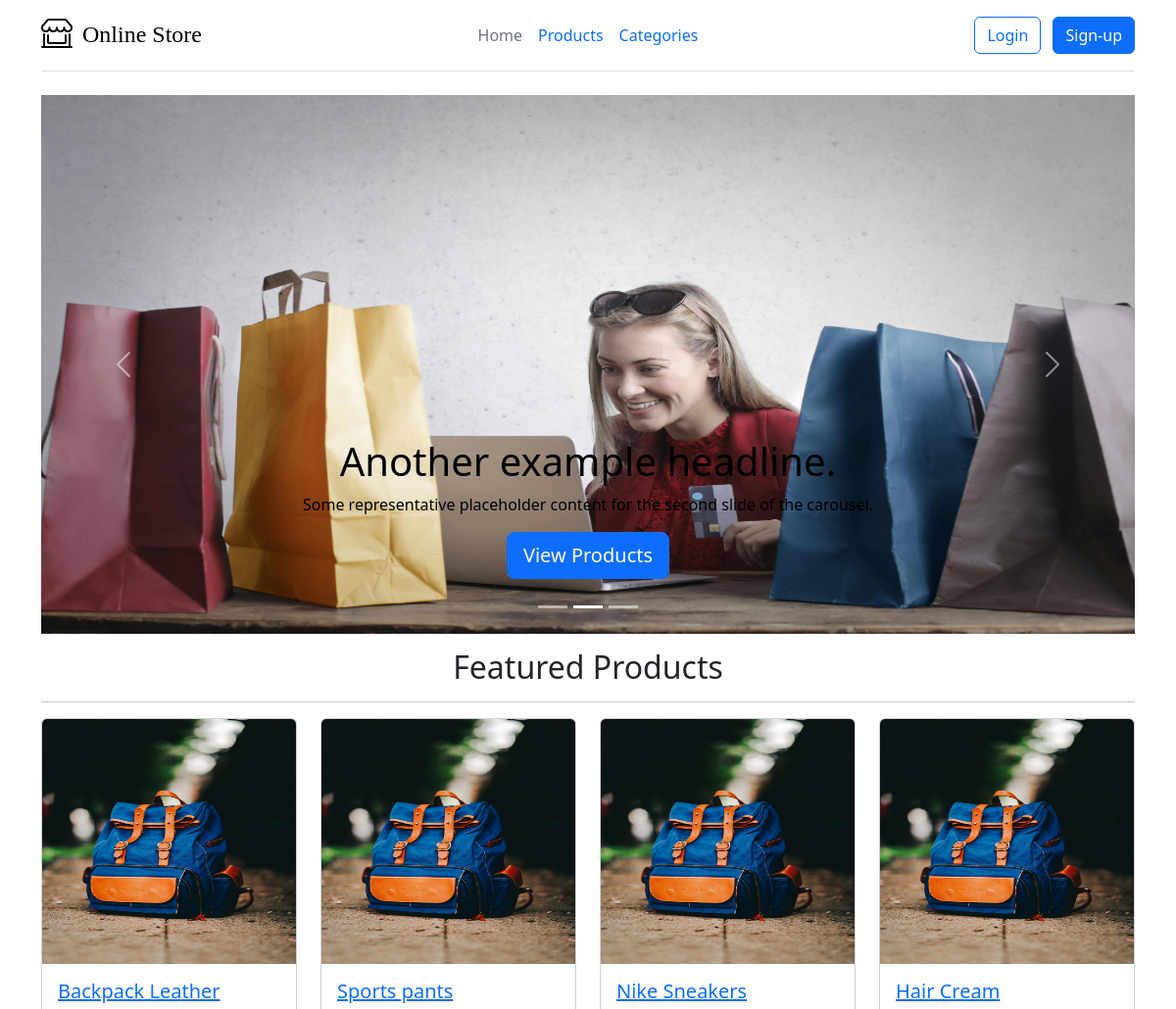
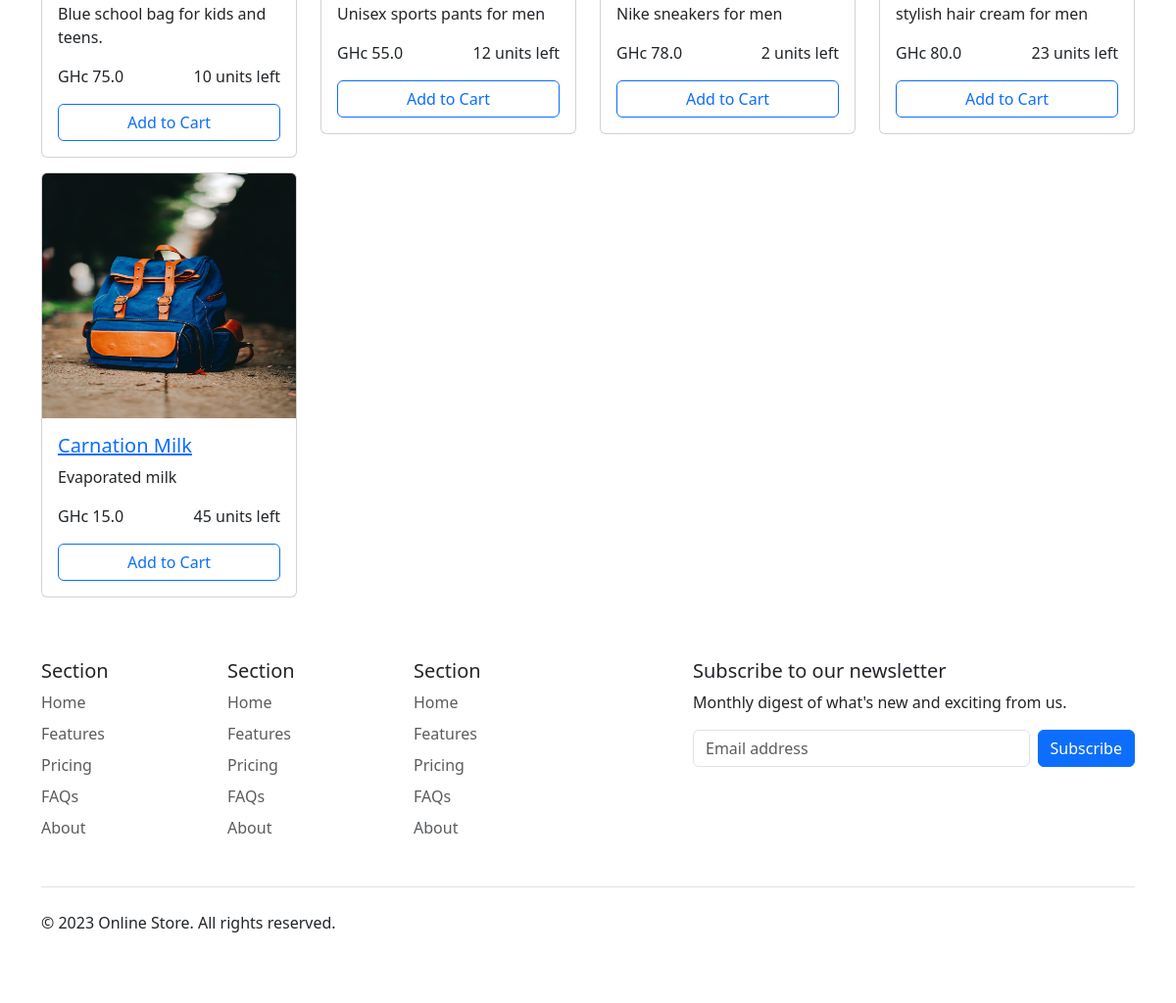
The app's page /, older data (2 pictures, top to bottom).
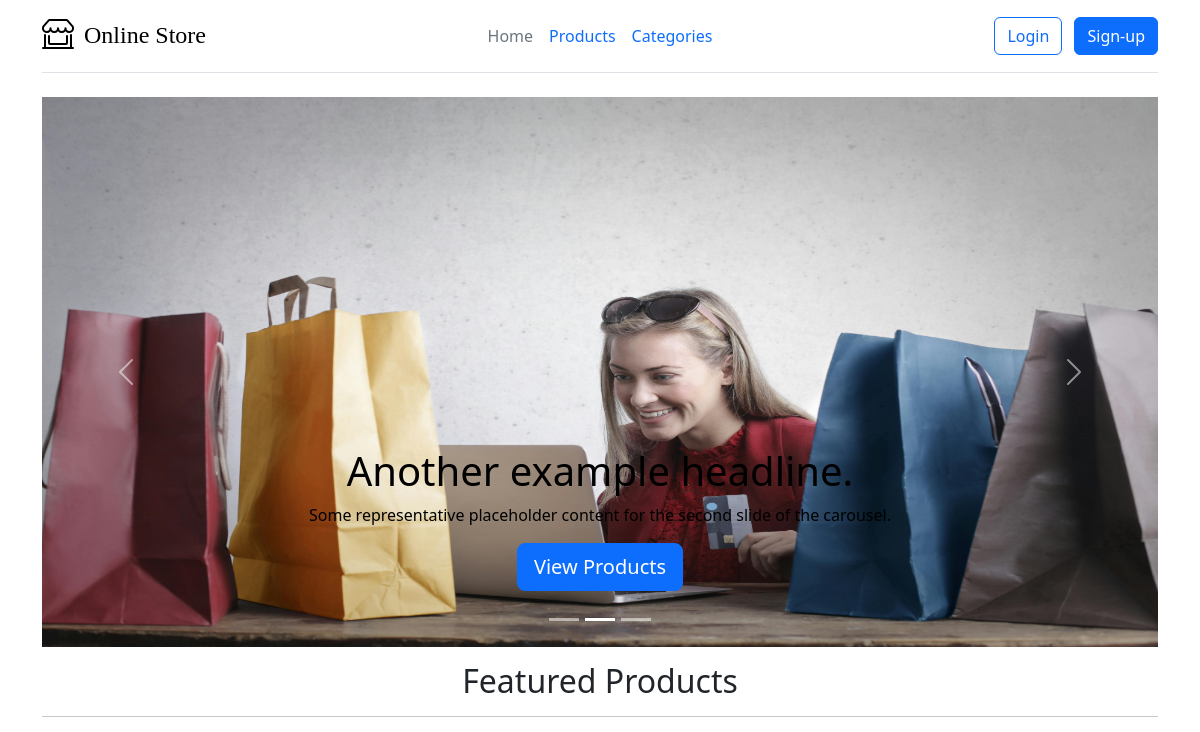
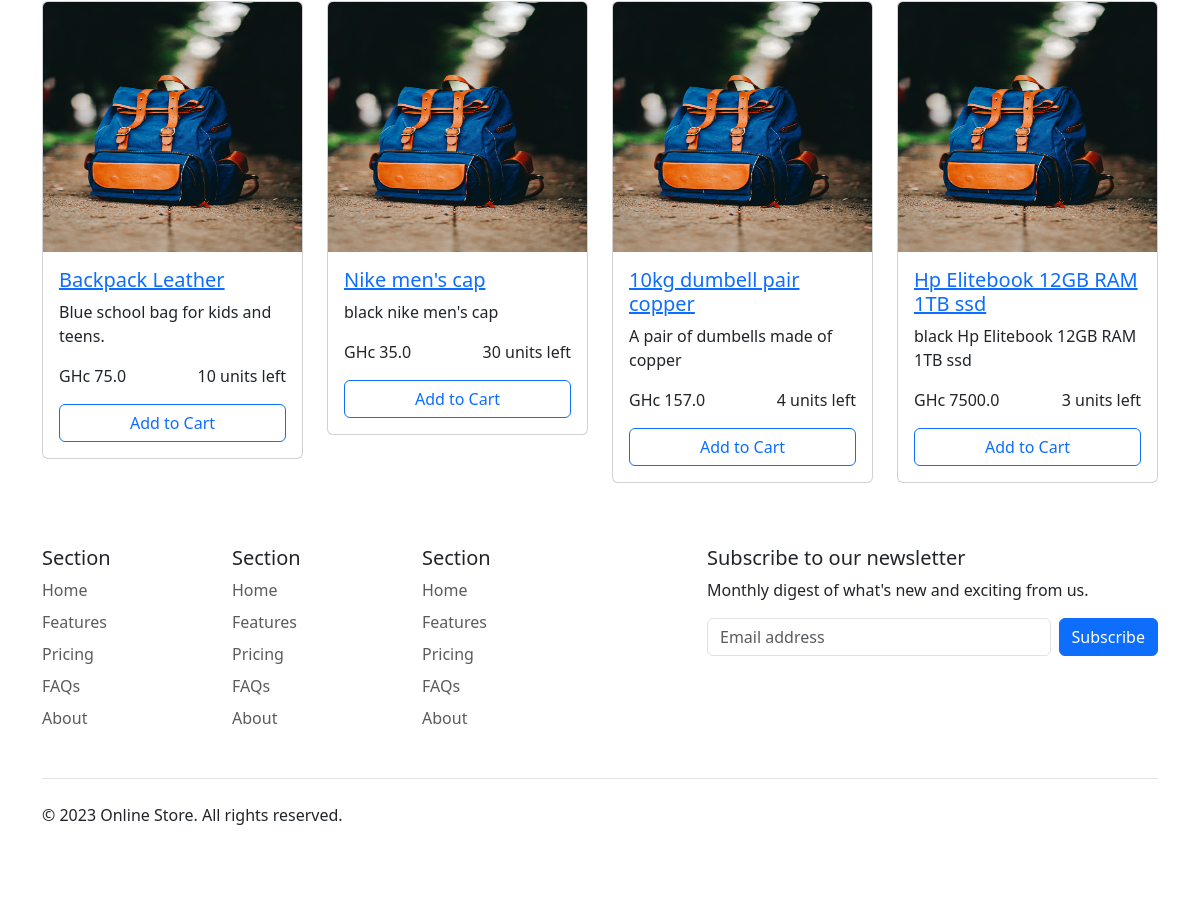
The same page, newer data (2 pictures, top to bottom).
### shop/models.py (models this page shows, shortened)
class Item(models.Model):
    name = models.CharField(max_length=100)
    price = models.FloatField(default=0.00)
    description = models.CharField(max_length=200)
    quantity = models.IntegerField(default=0)
    slug = models.SlugField(unique=True, null=False, blank=True)

### shop/views.py (the view)
# urls.py: 2. Add a URL to urlpatterns:  path('', Home.as_view(), name='home')
class Home(ListView):
    model = Item
    template_name = 'shop/home.html'
    context_object_name = 'items'

### shop/templates/shop/home.html (shortened to what this page needs)
{% extends 'shop/base.html' %}
{% load static %}
{% block content %}
<div class="container">
  <div id="myCarousel" class="carousel slide mb-6 w-100" data-bs-ride="carousel">
    <div class="carousel-indicators">
      <button type="button" data-bs-target="#myCarousel" data-bs-slide-to="0" class="" aria-label="Slide 1"></button>
      <button type="button" data-bs-target="#myCarousel" data-bs-slide-to="1" aria-label="Slide 2" class="active"
        aria-current="true"></button>
      <button type="button" data-bs-target="#myCarousel" data-bs-slide-to="2" aria-label="Slide 3" class=""></button>
    </div>
    <div class="carousel-inner">
      <div class="carousel-item active">
        <img src="{% static 'assets/images/c1.jpg' %}" alt="..." class="carousel-img">
        <div class="container">
          <div class="carousel-caption carousel-text">
            <h1>Another example headline.</h1>
            <p>Some representative placeholder content for the second slide of the carousel.</p>
            <p><a class="btn btn-lg btn-primary" href="#">View Products</a></p>
          </div>
        </div>
      </div>
    </div>
    <button class="carousel-control-prev" type="button" data-bs-target="#myCarousel" data-bs-slide="prev">
      <span class="carousel-control-prev-icon" aria-hidden="true"></span>
    </button>
    <button class="carousel-control-next" type="button" data-bs-target="#myCarousel" data-bs-slide="next">
      <span class="carousel-control-next-icon" aria-hidden="true"></span>
    </button>
  </div>
  <section>
    <div class="headings">
      <h2>Featured Products</h3>
        <hr>
    </div>
    <div class="row">
      {% for item in items %}
      <div class="col-lg-3 col-md-4" style="margin-bottom: 15px;">
        <div class="card product-card">
          <img src="{% static 'assets/images/bag.jpg' %}" class="card-img-top" alt="Product 1" style="height: 250px; width: 100%;">
          <div class="card-body">
            <a href="{% url 'product-detail' item.slug %}" ><h5 class="card-title">{{ item.name }}</h5></a>
            <p class="card-text">{{ item.description }}</p>
            <div class="price">
              <p class="card-text">GHc {{ item.price }} </p>
              <p class="card-text">{{ item.quantity }} units left</p>
            </div>
            <a href="#" class="btn btn-outline-primary w-100" data-bs-toggle="modal" data-bs-target="#quantityModal">Add to Cart</a>
          </div>
        </div>
      </div>
      {% endfor %}
  </section>
</div>
{% endblock %}

### shop/templates/shop/base.html (shortened to what this page needs)
{% load static %}
<!DOCTYPE html>
<html lang="en" data-bs-theme="dar">
<head>
    <link href="https://cdn.jsdelivr.net/npm/bootstrap@5.3.2/dist/css/bootstrap.min.css" rel="stylesheet">
    <link rel="stylesheet" href="{% static 'styles/main.css' %}">
</head>
<body>
    <nav>
      <div class="container">
        <header class="d-flex flex-wrap align-items-center justify-content-center justify-content-md-between py-3 mb-4 border-bottom">
          <div class="col-md-3 mb-2 mb-md-0">
            <a href="/" class="d-inline-flex link-body-emphasis text-decoration-none">
              <span class="ml fs-4">Online Store</span>
            </a>
          </div>
          <ul class="nav col-12 col-md-auto mb-2 justify-content-center mb-md-0">
            <li><a href="#" class="nav-link px-2 link-secondary">Home</a></li>
            <li><a href="#" class="nav-link px-2 ">Products</a></li>
            <li><a href="#" class="nav-link px-2">Categories</a></li>
          </ul>
          <div class="col-md-3 text-end">
            <button type="button" class="btn btn-outline-primary me-2">Login</button>
            <a href="{% url 'register' %}" ><button type="button" class="btn btn-primary">Sign-up</button></a>
          </div>
            </header>
          </div>
    </nav>
    {% block content %}{% endblock %}
    <footer>
      <div class="container">
        <footer class="py-5">
          <div class="row">
            <div class="col-6 col-md-2 mb-3">
              <h5>Section</h5>
              <ul class="nav flex-column">
                <li class="nav-item mb-2"><a href="#" class="nav-link p-0 text-body-secondary">Home</a></li>
                <li class="nav-item mb-2"><a href="#" class="nav-link p-0 text-body-secondary">Features</a></li>
                <li class="nav-item mb-2"><a href="#" class="nav-link p-0 text-body-secondary">Pricing</a></li>
                <li class="nav-item mb-2"><a href="#" class="nav-link p-0 text-body-secondary">FAQs</a></li>
                <li class="nav-item mb-2"><a href="#" class="nav-link p-0 text-body-secondary">About</a></li>
              </ul>
            </div>
            <div class="col-6 col-md-2 mb-3">
              <h5>Section</h5>
              <ul class="nav flex-column">
                <li class="nav-item mb-2"><a href="#" class="nav-link p-0 text-body-secondary">Home</a></li>
                <li class="nav-item mb-2"><a href="#" class="nav-link p-0 text-body-secondary">Features</a></li>
                <li class="nav-item mb-2"><a href="#" class="nav-link p-0 text-body-secondary">Pricing</a></li>
                <li class="nav-item mb-2"><a href="#" class="nav-link p-0 text-body-secondary">FAQs</a></li>
                <li class="nav-item mb-2"><a href="#" class="nav-link p-0 text-body-secondary">About</a></li>
              </ul>
            </div>
            <div class="col-6 col-md-2 mb-3">
              <h5>Section</h5>
              <ul class="nav flex-column">
                <li class="nav-item mb-2"><a href="#" class="nav-link p-0 text-body-secondary">Home</a></li>
                <li class="nav-item mb-2"><a href="#" class="nav-link p-0 text-body-secondary">Features</a></li>
                <li class="nav-item mb-2"><a href="#" class="nav-link p-0 text-body-secondary">Pricing</a></li>
                <li class="nav-item mb-2"><a href="#" class="nav-link p-0 text-body-secondary">FAQs</a></li>
                <li class="nav-item mb-2"><a href="#" class="nav-link p-0 text-body-secondary">About</a></li>
              </ul>
            </div>
            <div class="col-md-5 offset-md-1 mb-3">
              <form>
                <h5>Subscribe to our newsletter</h5>
                <p>Monthly digest of what's new and exciting from us.</p>
                <div class="d-flex flex-column flex-sm-row w-100 gap-2">
                  <input id="newsletter1" type="text" class="form-control" placeholder="Email address">
                  <button class="btn btn-primary" type="button">Subscribe</button>
                </div>
              </form>
            </div>
          </div>
          <div class="d-flex flex-column flex-sm-row justify-content-between py-4 my-4 border-top">
            <p>© 2023 Online Store. All rights reserved.</p>
            <ul class="list-unstyled d-flex">
              <li class="ms-3"><a class="link-body-emphasis" href="#"><svg class="bi" width="24" height="24"><use xlink:href="#twitter"></use></svg></a></li>
              <li class="ms-3"><a class="link-body-emphasis" href="#"><svg class="bi" width="24" height="24"><use xlink:href="#instagram"></use></svg></a></li>
              <li class="ms-3"><a class="link-body-emphasis" href="#"><svg class="bi" width="24" height="24"><use xlink:href="#facebook"></use></svg></a></li>
            </ul>
          </div>
        </footer>
      </div>
    </footer>
  </body>
  </html>

### shop/static/styles/main.css (style rules this page uses)
.ml { margin-left: 10px; font-family: cursive; }
.headings { text-align: center; margin-top: 15px; }
.carousel-img { max-height: 550px; width: 100%; }
.carousel-text { color: black; }
.price { display: flex; justify-content: space-between; }

Row changes from the older to the newer data that the page shows:
removed Item: name "Sports pants", description "Unisex sports pants for men", price "55.0", quantity "12"
removed Item: name "Nike Sneakers", description "Nike sneakers for men", price "78.0", quantity "2"
removed Item: name "Hair Cream", description "stylish hair cream for men", price "80.0", quantity "23"
removed Item: name "Carnation Milk", description "Evaporated milk", price "15.0", quantity "45"
added Item: name "Nike men's cap", description "black nike men's cap", price "35.0", quantity "30"
added Item: name "10kg dumbell pair copper", description "A pair of dumbells made of copper", price "157.0", quantity "4"
added Item: name "Hp Elitebook 12GB RAM 1TB ssd", description "black Hp Elitebook 12GB RAM 1TB ssd", price "7500.0", quantity "3"
